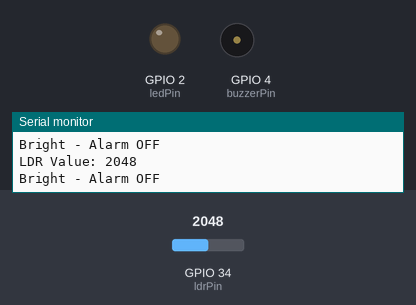
A sketch run on a simulated ESP32. Shown: output pins drawn as LEDs (lit = HIGH), buzzer (waves = sounding, pin HIGH), the last lines printed to the serial monitor. The test bench sets the inputs (shaded band); at power-on: GPIO 34 (ldrPin) = 2048.

Above: at 1.3 s.
1.4 s: GPIO 34 (ldrPin) set to 1540
2.9 s: GPIO 34 (ldrPin) set to 1434
At 3.7 s:
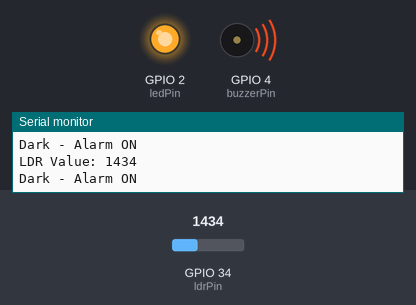
4.5 s: GPIO 34 (ldrPin) set to 2047
At 4.8 s:
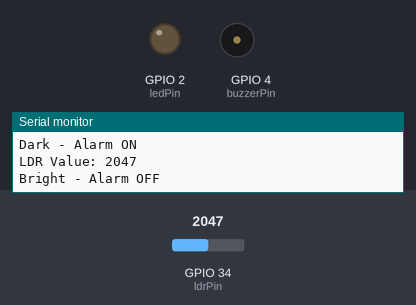
6.0 s: GPIO 34 (ldrPin) set to 1460
At 7.2 s:
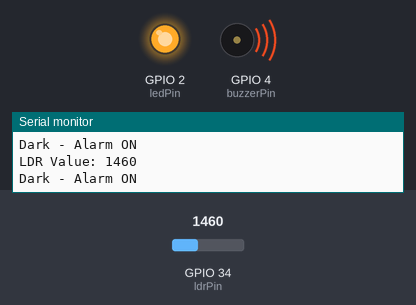
Timing chart, 0 to 8.5 s (numbered marks = the images above; inputs shaded):
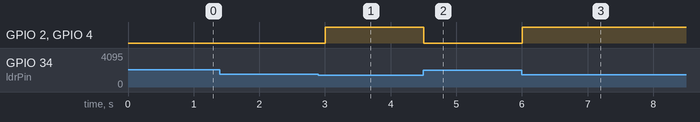

The sketch:

12.ino
```cpp
int ldrPin = 34; // LDR analog input
int ledPin = 2; // LED
int buzzerPin = 4; // Buzzer

int ldrValue;

void setup() {
Serial.begin(115200);

pinMode(ledPin, OUTPUT);
pinMode(buzzerPin, OUTPUT);

Serial.println("LDR Light Detection Started");
}

void loop() {

ldrValue = analogRead(ldrPin);

Serial.print("LDR Value: ");
Serial.println(ldrValue);

// Adjust this value after observing your readings
if (ldrValue < 1500) {

// Dark
digitalWrite(ledPin, HIGH);
digitalWrite(buzzerPin, HIGH);

Serial.println("Dark - Alarm ON");

} else {

// Bright
digitalWrite(ledPin, LOW);
digitalWrite(buzzerPin, LOW);

Serial.println("Bright - Alarm OFF");
}

delay(500);
}
```

Measured:
- the behaviour switches between 1500 and 1499 on GPIO 34 (ldrPin) (found by bisection; images 0 and 1)
- after the input at 2.9 s, GPIO 2 (ledPin), GPIO 4 (buzzerPin): LOW → HIGH after 0.10 s
- after the input at 4.5 s, GPIO 2 (ledPin), GPIO 4 (buzzerPin): HIGH → LOW at once
- after the input at 6.0 s, GPIO 2 (ledPin), GPIO 4 (buzzerPin): LOW → HIGH at once
